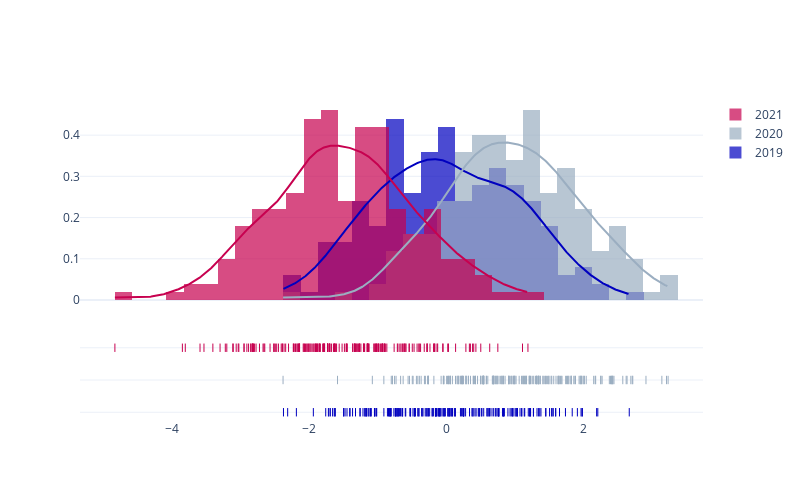

This figure's notebook cell:
### Code cell
# Source: https://plotly.com/python/distplot/
fig = create_distplot(
    [df[c] for c in df.columns],
    df.columns,
    bin_size=0.25,
    colors=pio.templates["statworx_plotly_theme"].layout.colorway,
)
fig.update_layout(
    width=800,
    height=500,
)
fig.show()

### Figure 1 — Plotly figure (JSON) as saved in the notebook; plotly's stock layout.template omitted (floating-point values rounded to 4 significant figures; data arrays with more than 128 entries replaced by an {"elided": "..."} marker saying what was removed)
{"data": [{"autobinx": false, "histnorm": "probability density", "legendgroup": "2019", "marker": {"color": "#0000bf"}, "name": "2019", "opacity": 0.7, "type": "histogram", "x": {"elided": "200 float values"}, "xaxis": "x", "xbins": {"end": 2.669, "size": 0.25, "start": -2.372}, "yaxis": "y"}, {"autobinx": false, "histnorm": "probability density", "legendgroup": "2020", "marker": {"color": "#9baec1"}, "name": "2020", "opacity": 0.7, "type": "histogram", "x": {"elided": "200 float values"}, "xaxis": "x", "xbins": {"end": 3.235, "size": 0.25, "start": -2.378}, "yaxis": "y"}, {"autobinx": false, "histnorm": "probability density", "legendgroup": "2021", "marker": {"color": "#c7014f"}, "name": "2021", "opacity": 0.7, "type": "histogram", "x": {"elided": "200 float values"}, "xaxis": "x", "xbins": {"end": 1.192, "size": 0.25, "start": -4.829}, "yaxis": "y"}, {"legendgroup": "2019", "marker": {"color": "#0000bf"}, "mode": "lines", "name": "2019", "showlegend": false, "type": "scatter", "x": {"elided": "500 float values"}, "xaxis": "x", "y": {"elided": "500 float values"}, "yaxis": "y"}, {"legendgroup": "2020", "marker": {"color": "#9baec1"}, "mode": "lines", "name": "2020", "showlegend": false, "type": "scatter", "x": {"elided": "500 float values"}, "xaxis": "x", "y": {"elided": "500 float values"}, "yaxis": "y"}, {"legendgroup": "2021", "marker": {"color": "#c7014f"}, "mode": "lines", "name": "2021", "showlegend": false, "type": "scatter", "x": {"elided": "500 float values"}, "xaxis": "x", "y": {"elided": "500 float values"}, "yaxis": "y"}, {"legendgroup": "2019", "marker": {"color": "#0000bf", "symbol": "line-ns-open"}, "mode": "markers", "name": "2019", "showlegend": false, "type": "scatter", "x": {"elided": "200 float values"}, "xaxis": "x", "y": {"elided": "200 str values"}, "yaxis": "y2"}, {"legendgroup": "2020", "marker": {"color": "#9baec1", "symbol": "line-ns-open"}, "mode": "markers", "name": "2020", "showlegend": false, "type": "scatter", "x": {"elided": "200 float values"}, "xaxis": "x", "y": {"elided": "200 str values"}, "yaxis": "y2"}, {"legendgroup": "2021", "marker": {"color": "#c7014f", "symbol": "line-ns-open"}, "mode": "markers", "name": "2021", "showlegend": false, "type": "scatter", "x": {"elided": "200 float values"}, "xaxis": "x", "y": {"elided": "200 str values"}, "yaxis": "y2"}], "layout": {"barmode": "overlay", "height": 500, "hovermode": "closest", "legend": {"traceorder": "reversed"}, "width": 800, "xaxis": {"anchor": "y2", "domain": [0, 1], "zeroline": false}, "yaxis": {"anchor": "free", "domain": [0.35, 1], "position": 0}, "yaxis2": {"anchor": "x", "domain": [0, 0.25], "dtick": 1, "showticklabels": false}}}
